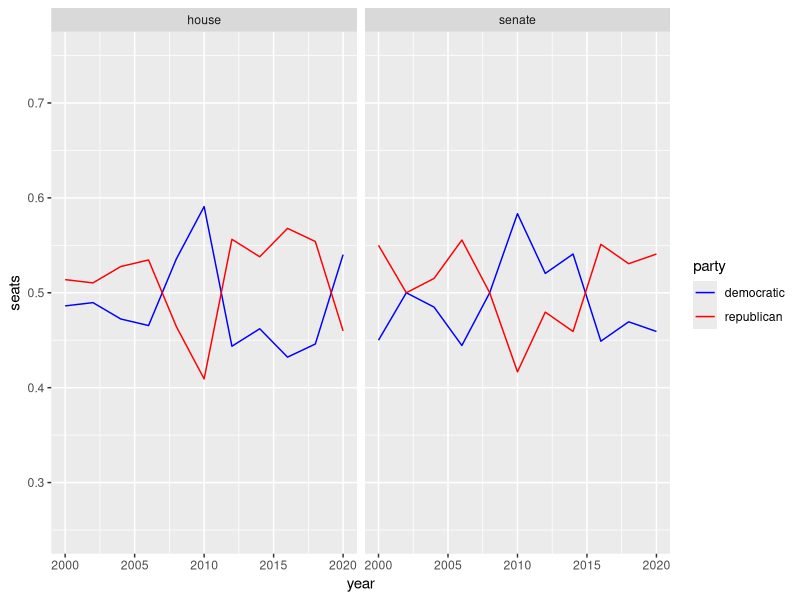

This chart was generated by the following R code:
## ---- chunk 1
library(tidyverse)
knitr::opts_chunk$set(echo = TRUE)
## ---- chunk 2
house_senate_data = read_csv("data/house_senate.csv")

clean_data = house_senate_data %>% 
  pivot_longer(cols = -year, names_to = "position", values_to = "seats") %>% 
  mutate(
    party = gsub("\\_.*", "", position),
    pos_type = gsub(".*\\_", "", substr(position, 1, nchar(position)-2))
  ) %>% 
  group_by(pos_type, year) %>% 
  summarize(party = party,
            seats = seats / sum(seats),
            .groups = "drop")
clean_data
## ---- chunk 3
ggplot(clean_data, aes(x = year, y = seats, color = party)) + 
  facet_wrap(~pos_type) +
  geom_line() + 
  scale_color_manual(
    values = c("blue", "red")
  ) +
  ylim(c(0.25, .75))
